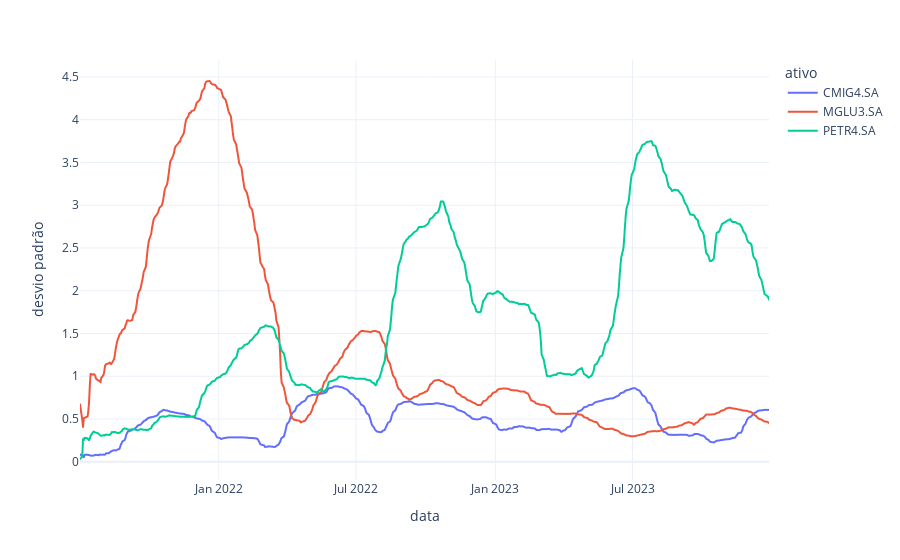

Notebook cell for this chart:
### Code cell
#media móvel do desvio padrão
dp_vertical = dp.stack().reset_index()
dp_vertical.columns = ['data', 'ativo', 'desvio padrão']

fig = px.line(dp_vertical, x="data", y="desvio padrão", color='ativo', template='plotly_white')
fig.show()

### Figure 1 — Plotly figure (JSON) as saved in the notebook; plotly's stock layout.template omitted (floating-point values rounded to 4 significant figures; data arrays with more than 128 entries replaced by an {"elided": "..."} marker saying what was removed)
{"data": [{"hovertemplate": "ativo=CMIG4.SA<br>data=%{x}<br>desvio padrão=%{y}<extra></extra>", "legendgroup": "CMIG4.SA", "line": {"color": "#636efa", "dash": "solid"}, "marker": {"symbol": "circle"}, "mode": "lines", "name": "CMIG4.SA", "showlegend": true, "type": "scattergl", "x": {"elided": "622 str values"}, "xaxis": "x", "y": {"elided": "622 float values"}, "yaxis": "y"}, {"hovertemplate": "ativo=MGLU3.SA<br>data=%{x}<br>desvio padrão=%{y}<extra></extra>", "legendgroup": "MGLU3.SA", "line": {"color": "#EF553B", "dash": "solid"}, "marker": {"symbol": "circle"}, "mode": "lines", "name": "MGLU3.SA", "showlegend": true, "type": "scattergl", "x": {"elided": "622 str values"}, "xaxis": "x", "y": {"elided": "622 float values"}, "yaxis": "y"}, {"hovertemplate": "ativo=PETR4.SA<br>data=%{x}<br>desvio padrão=%{y}<extra></extra>", "legendgroup": "PETR4.SA", "line": {"color": "#00cc96", "dash": "solid"}, "marker": {"symbol": "circle"}, "mode": "lines", "name": "PETR4.SA", "showlegend": true, "type": "scattergl", "x": {"elided": "622 str values"}, "xaxis": "x", "y": {"elided": "622 float values"}, "yaxis": "y"}], "layout": {"legend": {"title": {"text": "ativo"}, "tracegroupgap": 0}, "margin": {"t": 60}, "xaxis": {"anchor": "y", "domain": [0, 1], "title": {"text": "data"}}, "yaxis": {"anchor": "x", "domain": [0, 1], "title": {"text": "desvio padrão"}}}}
